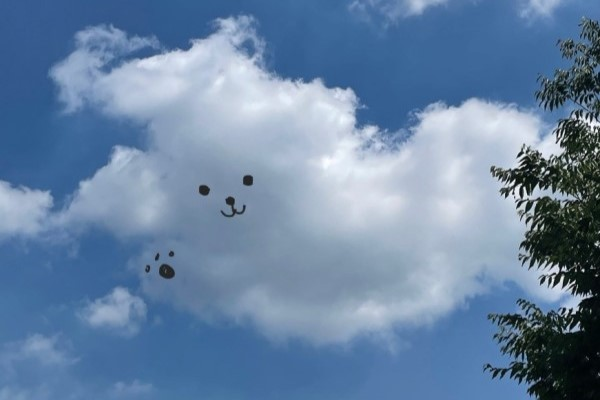
#> input picture ch03/cloud1.jpg, 600 x 400 px
$ python 9.inrange2.py
#> lines starting #> are read from the running program, lines starting #| are printed output that depends on the picture; after the words box and inside, x2 and y2 are one past the last pixel; in counts of white or black regions, pixels touching at a corner belong together
import sys
import numpy as np
import cv2


src = cv2.imread("cloud1.jpg")
#> src is the input picture: shape (400, 600, 3); mean B, G, R 164.1, 132.2, 104.8

if src is None:
    print("Image load failed!")
    sys.exit()

src_hsv = cv2.cvtColor(src, cv2.COLOR_BGR2HSV)
#> src_hsv: shape (400, 600, 3); mean H, S, V 104.5, 100.1, 164.4


def on_trackbar(pos):  # 트랙바 조절 함수
#> called with pos = 0
    hmin = cv2.getTrackbarPos("H_min", "dst")
    hmax = cv2.getTrackbarPos("H_max", "dst")

    dst = cv2.inRange(src_hsv, (hmin, 150, 0), (hmax, 255, 255))
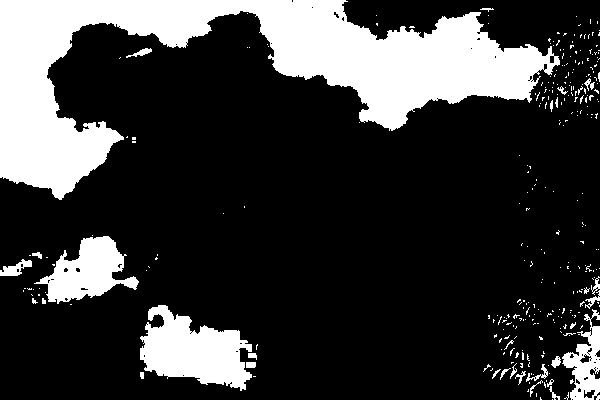
#> dst: shape (400, 600); 22.3% white; 310 white regions (279 under 20 px), largest, box (x1, y1, x2, y2) and area: (0, 0, 560, 200) 40194, (140, 305, 252, 391) 5731, (34, 236, 139, 304) 3547
    cv2.imshow("dst", dst)


cv2.imshow("src", src)  # 원본 이미지 출력
cv2.namedWindow("dst")

cv2.createTrackbar("H_min", "dst", 90, 179, on_trackbar)
cv2.createTrackbar("H_max", "dst", 135, 179, on_trackbar)
on_trackbar(0)

cv2.waitKey()

cv2.destroyAllWindows()

$ run again, with ch03/home.jpg copied over ch03/cloud1.jpg
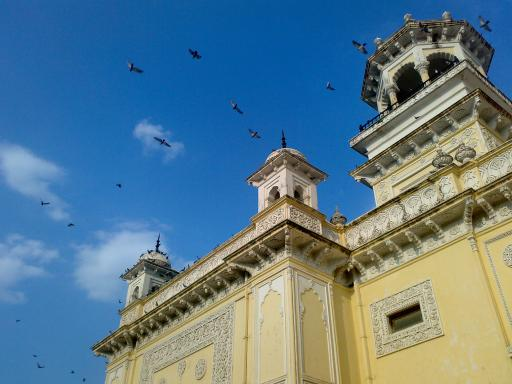
#> input picture ch03/home.jpg, 512 x 384 px
#> src is the input picture: shape (384, 512, 3); mean B, G, R 141.2, 123.9, 91.6
#> src_hsv: shape (384, 512, 3); mean H, S, V 68.6, 145.7, 162.9
#> in on_trackbar, `dst = cv2.inRange(src_hsv, (hmin, 150, 0), (hmax, 255, 255))`:
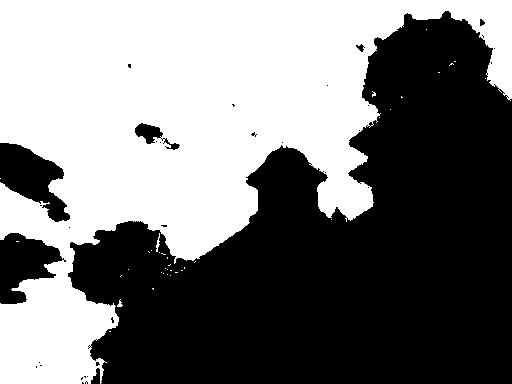
#> dst: shape (384, 512); 47.4% white; 36 white regions (33 under 20 px), largest, box (x1, y1, x2, y2) and area: (0, 0, 512, 384) 93033, (156, 233, 160, 252) 35, (117, 299, 123, 307) 24

$ run again, with ch03/sky.jpg copied over ch03/cloud1.jpg
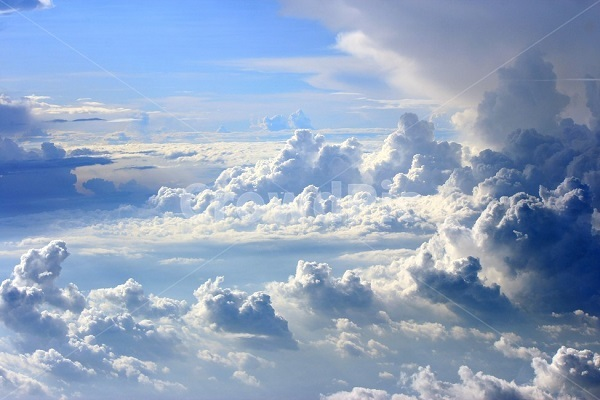
#> input picture ch03/sky.jpg, 600 x 400 px
#> src is the input picture: shape (400, 600, 3); mean B, G, R 193.1, 163.9, 143.8
#> src_hsv: shape (400, 600, 3); mean H, S, V 102.7, 69.9, 193.8
#> in on_trackbar, `dst = cv2.inRange(src_hsv, (hmin, 150, 0), (hmax, 255, 255))`:
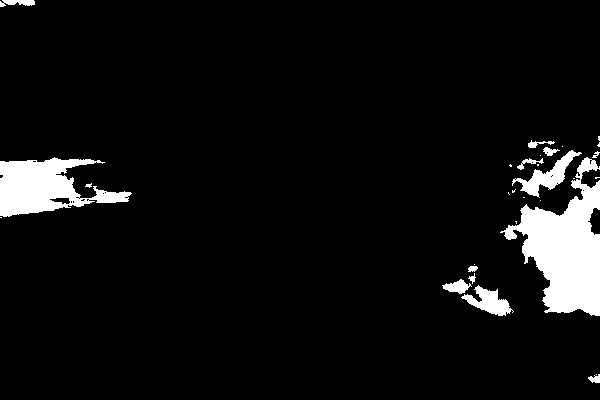
#> dst: shape (400, 600); 6.1% white; 30 white regions (16 under 20 px), largest, box (x1, y1, x2, y2) and area: (500, 157, 600, 316) 7686, (0, 157, 132, 217) 4306, (512, 150, 582, 198) 961
